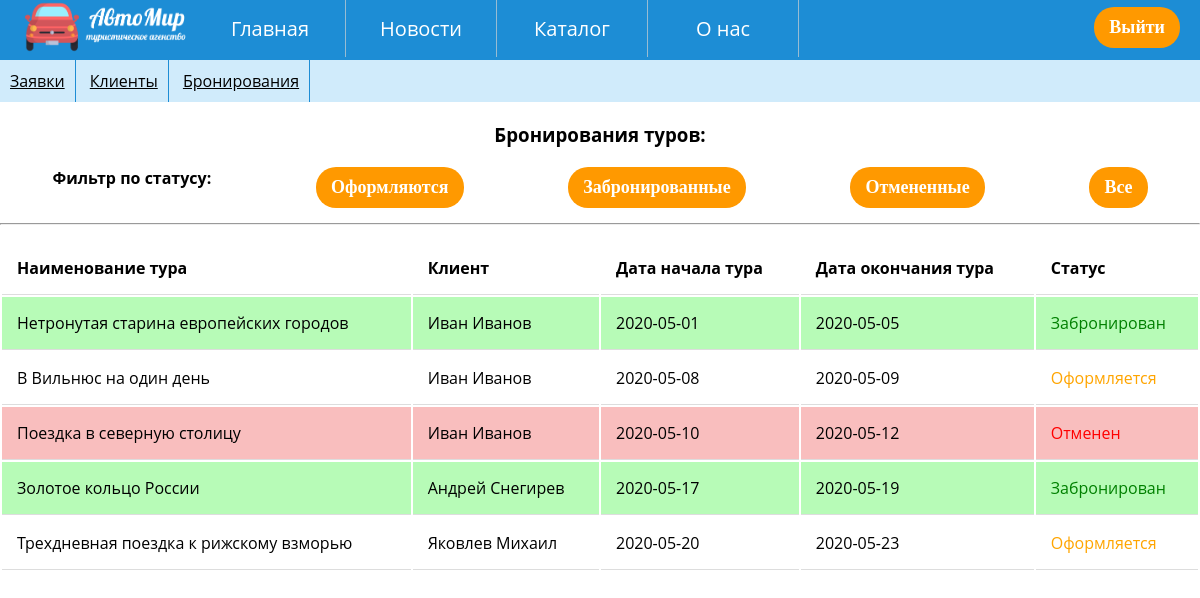
The page /manager/manager.php?p=order (signed in) on the database its author committed.
### tables this page shows
CREATE TABLE `tours` (
  `id_tour` int(11) NOT NULL,
  `title` varchar(100) NOT NULL,
  `description` varchar(1000) NOT NULL,
  `length` int(11) NOT NULL,
  `duration` int(11) NOT NULL,
  `image` varchar(200) NOT NULL,
  `popular` tinyint(1) NOT NULL,
  `id_direction` int(11) NOT NULL,
  `id_performer` int(11) NOT NULL,
  `cities` varchar(100) NOT NULL
);

CREATE TABLE `users` (
  `id_user` int(11) NOT NULL,
  `FIO` varchar(100) NOT NULL,
  `login` varchar(100) NOT NULL,
  `pass` varchar(100) NOT NULL,
  `role` varchar(1) NOT NULL,
  `phone` varchar(12) NOT NULL
);

CREATE TABLE `orders` (
  `id_order` int(11) NOT NULL,
  `id_tour` int(11) NOT NULL,
  `id_user` int(11) NOT NULL,
  `departure` date NOT NULL,
  `arrival` date NOT NULL,
  `status` int(1) NOT NULL
);

### manager/orders.php (the view)
<?php
require_once '../connection.php';
    $link = mysqli_connect($host, $user, $password, $database)
        or die("Ошибка " . mysqli_error($link));
  if($_GET["p"] == "order")
  {
  $query ="SELECT * FROM orders";
  if ($_GET['status']) {
    $query ="SELECT * FROM orders WHERE status = ".$_GET['status']." ";
  } else {$query ="SELECT * FROM orders";};
   $result = mysqli_query($link, $query) or die("Ошибка " . mysqli_error($link));
            if($result)
            {
              print '
              <h3>Бронирования туров:</h3>
              <div class="filter">
              <span><b>Фильтр по статусу:</b></span>
              <form>
                <input name="p" value="order" hidden><input name="status" value="1" hidden>
                <button>Оформляются</button>
              </form>
              <form>
                <input name="p" value="order" hidden><input name="status" value="2" hidden>
                <button>Забронированные</button>
              </form>
              <form>
                <input name="p" value="order" hidden><input name="status" value="3" hidden>
                <button>Отмененные</button>
              </form>
              <form>
                <input name="p" value="order" hidden><input name="status" value="" hidden>
                <button>Все</button>
              </form>
              </div>
              <hr>
              <table class="big-table">
              <thead>
                <tr><td>Наименование тура</td><td>Клиент</td><td>Дата начала тура</td><td>Дата окончания тура</td><td>Статус</td></tr>
              </thead>';
                while($row = mysqli_fetch_array($result)) {
                  $query_tour ="SELECT * FROM tours WHERE id_tour = ".$row["id_tour"]."";
                  $result_tour = mysqli_query($link, $query_tour) or die("Ошибка " . mysqli_error($link));
                  $query_user ="SELECT * FROM users WHERE id_user = ".$row["id_user"]."";
                  $result_user = mysqli_query($link, $query_user) or die("Ошибка " . mysqli_error($link));
                  while($row_tour = mysqli_fetch_array($result_tour)) {
                    if ($row["status"] == "3") {
                      $status = "Отменен";
                      $backcolor = "#f9bebe";
                      $color = "red";
                    } else if ($row["status"] == "2") {
                      $status = "Забронирован";
                      $backcolor = "#b7fbb7";
                      $color = "green";
                    } else if ($row["status"] == "1"){
                      $status = "Оформляется";
                      $backcolor = "transparent";
                      $color = "orange";
                    }
                   print '<tr style="background: '.$backcolor.';">
                                <td>'.$row_tour["title"].'</td>';
                                while ($row_user = mysqli_fetch_array($result_user))
                                print '<td>'.$row_user["FIO"].'</td>';
                                print '<td>'.$row["departure"].'</td>
                                <td>'.$row["arrival"].'</td>
                                <td><span style="color:'.$color.';">'.$status.'</td>
                        </tr>';
                  }
                }
                print '</table>';
              }
            }
            ?>

### css/style.css (style rules this page uses)
* { margin: 0; padding: 0; }
body { font-family: 'Montserrat', 'Open Sans', sans-serif; position: relative; }
hr { margin: 15px 0 15px 0; }
button { background: #ff9900; color: #fff; padding: 10px 15px; border-radius: 20px; border: 0; font-family: 'Century Gothic'; font-weight: bold; font-size: 18px; }
.filter { display: flex; justify-content: space-around; }
::placeholder { color: #8d8d8d; }
h1, h3 { text-align: center; margin: 20px 0 20px 0; }
table { margin-bottom: 20px; }
.big-table { width: 100%; }
.big-table td:not([contenteditable=true]) { -webkit-user-select: none; -moz-user-select: none; -ms-user-select: none; user-select: none; }
thead { font-weight: bold; }
th, td { padding: 15px; border-bottom: 1px solid #ddd; }

### rows shown on the page
orders: departure "2020-05-01", arrival "2020-05-05", status "Забронирован"
tours: title "Нетронутая старина европейских городов"
users: FIO "Иван Иванов"
orders: departure "2020-05-08", arrival "2020-05-09", status "Оформляется"
tours: title "В Вильнюс на один день"
orders: departure "2020-05-10", arrival "2020-05-12", status "Отменен"
tours: title "Поездка в северную столицу"
orders: departure "2020-05-17", arrival "2020-05-19", status "Забронирован"
tours: title "Золотое кольцо России"
users: FIO "Андрей Снегирев"
orders: departure "2020-05-20", arrival "2020-05-23", status "Оформляется"
tours: title "Трехдневная поездка к рижскому взморью"
users: FIO "Яковлев Михаил"
